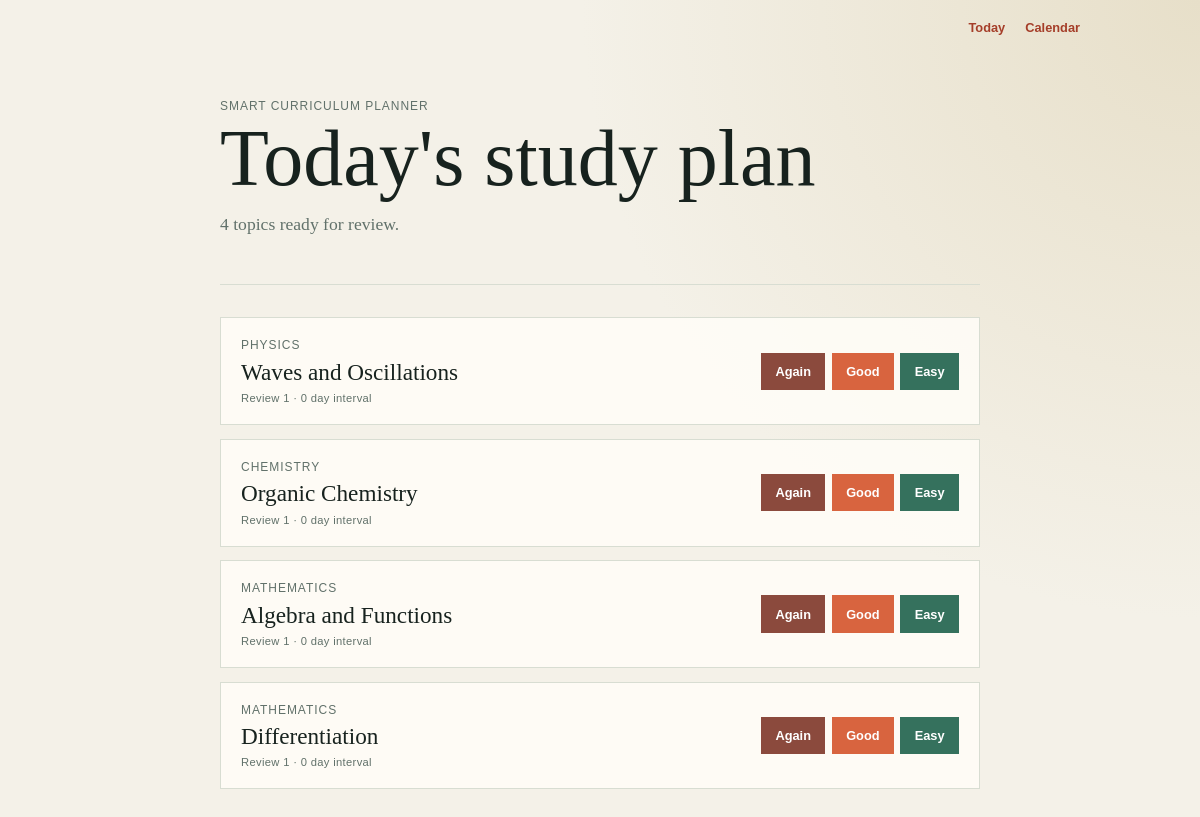
Before: / with the older database file.
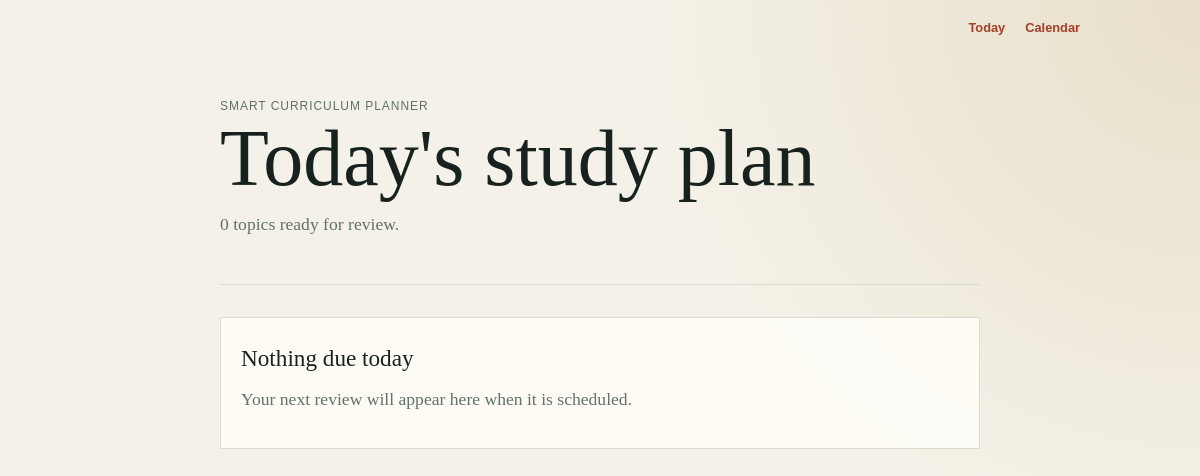
After: the same page with the newer database file.
### app.py (models this page shows, shortened)
class Topic(db.Model):
    id = db.Column(db.Integer, primary_key=True)
    subject = db.Column(db.String(100), nullable=False)       # e.g., "Physics"
    title = db.Column(db.String(150), nullable=False)         # e.g., "Newtonian Mechanics"
    interval = db.Column(db.Integer, default=0)               # Days until next review
    repetition = db.Column(db.Integer, default=0)             # Successful review streak
    ease_factor = db.Column(db.Float, default=2.5)            # Interval multiplier
    due_date = db.Column(db.DateTime, default=datetime.utcnow) # When it should appear on the to-do list
    reviews = db.relationship('Review', back_populates='topic', cascade='all, delete-orphan')
    def review(self, grade):
        """Apply an SM-2 review grade and schedule the next review."""
        if grade not in {1, 3, 5}:
            raise ValueError('grade must be 1, 3, or 5')
        quality_gap = 5 - grade
        self.ease_factor = max(
            1.3,
            self.ease_factor + 0.1 - quality_gap * (0.08 + quality_gap * 0.02),
        )
        if grade == 1:
            self.repetition = 0
            self.interval = 1
        elif self.repetition == 0:
            self.repetition = 1
            self.interval = 1
        elif self.repetition == 1:
            self.repetition = 2
            self.interval = 6
        else:
            self.interval = max(1, round(self.interval * self.ease_factor))
            self.repetition += 1
        self.due_date = datetime.utcnow() + timedelta(days=self.interval)

### app.py (the view)
@app.route('/')
def index():
    today = datetime.utcnow()
    due_topics = Topic.query.filter(Topic.due_date <= today).order_by(
        Topic.due_date.asc()
    ).all()
    return render_template('index.html', due_topics=due_topics, today=today)

### templates/index.html (shortened to what this page needs)
{% extends "layout.html" %}
{% block content %}
    <main>
        <header>
            <p class="eyebrow">Smart Curriculum Planner</p>
            <h1>Today's study plan</h1>
            <p class="summary">{{ due_topics|length }} topic{% if due_topics|length != 1 %}s{% endif %} ready for review.</p>
        </header>
        {% if due_topics %}
            <section class="topic-list" aria-label="Topics due for review">
                {% for topic in due_topics %}
                    <article class="topic">
                        <div>
                            <p class="subject">{{ topic.subject }}</p>
                            <h2>{{ topic.title }}</h2>
                            <p class="meta">Review {{ topic.repetition + 1 }} · {{ topic.interval }} day interval</p>
                        </div>
                        <form method="post" action="{{ url_for('review_topic', topic_id=topic.id) }}" class="review-actions">
                            <button type="submit" name="grade" value="1" class="again">Again</button>
                            <button type="submit" name="grade" value="3">Good</button>
                            <button type="submit" name="grade" value="5" class="easy">Easy</button>
                        </form>
                    </article>
                {% endfor %}
            </section>
        {% else %}
            <section class="empty-state">
                <h2>Nothing due today</h2>
                <p>Your next review will appear here when it is scheduled.</p>
            </section>
        {% endif %}
    </main>
{% endblock %}

Changed rows visible on the page:
no longer on this page (row edited): Topic: subject "PHYSICS", title "Waves and Oscillations", topic.repetition+1 "1", interval "0"
no longer on this page (row edited): Topic: subject "CHEMISTRY", title "Organic Chemistry", topic.repetition+1 "1", interval "0"
no longer on this page (row edited): Topic: subject "MATHEMATICS", title "Algebra and Functions", topic.repetition+1 "1", interval "0"
no longer on this page (row edited): Topic: subject "MATHEMATICS", title "Differentiation", topic.repetition+1 "1", interval "0"
Other visible differences:
{{ due_topics|length }}: "4" → "0"
text now shown: "Nothing due today Your next review will appear here when it is scheduled."
